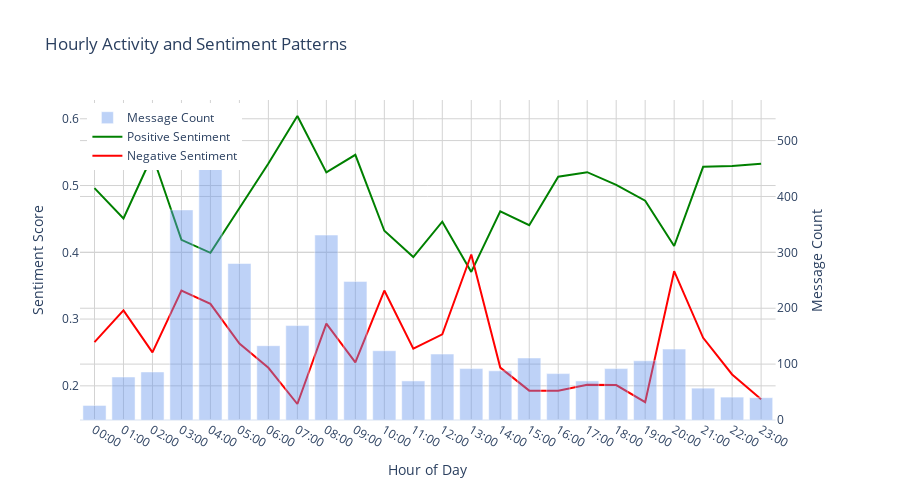

This figure's notebook cell:
### Code cell
# Create and display the plots
sentiment_fig = analyzer.plot_detailed_sentiment_trends()
hourly_fig = analyzer.plot_detailed_hourly_patterns()

hourly_fig.show()

### Figure 1 — Plotly figure (JSON) as saved in the notebook; plotly's stock layout.template omitted (floating-point values rounded to 4 significant figures)
{"data": [{"marker": {"color": "rgba(100, 149, 237, 0.6)"}, "name": "Message Count", "opacity": 0.7, "type": "bar", "x": [0, 1, 2, 3, 4, 5, 6, 7, 8, 9, 10, 11, 12, 13, 14, 15, 16, 17, 18, 19, 20, 21, 22, 23], "xaxis": "x", "y": [26, 77, 86, 376, 544, 280, 133, 169, 331, 248, 124, 70, 118, 92, 88, 111, 83, 70, 92, 106, 127, 57, 41, 40], "yaxis": "y2"}, {"line": {"color": "green", "width": 2}, "name": "Positive Sentiment", "type": "scatter", "x": [0, 1, 2, 3, 4, 5, 6, 7, 8, 9, 10, 11, 12, 13, 14, 15, 16, 17, 18, 19, 20, 21, 22, 23], "y": [0.4962, 0.4506, 0.5453, 0.4187, 0.3993, 0.4668, 0.5331, 0.6041, 0.5196, 0.546, 0.4323, 0.3929, 0.4458, 0.3707, 0.4614, 0.4405, 0.5133, 0.52, 0.5011, 0.4774, 0.4094, 0.5281, 0.5293, 0.5325]}, {"line": {"color": "red", "width": 2}, "name": "Negative Sentiment", "type": "scatter", "x": [0, 1, 2, 3, 4, 5, 6, 7, 8, 9, 10, 11, 12, 13, 14, 15, 16, 17, 18, 19, 20, 21, 22, 23], "y": [0.2654, 0.313, 0.25, 0.3427, 0.3228, 0.2632, 0.2271, 0.1728, 0.2931, 0.2351, 0.3427, 0.2557, 0.2771, 0.3967, 0.2273, 0.1928, 0.1928, 0.2014, 0.2011, 0.1755, 0.3717, 0.2719, 0.2171, 0.18]}], "layout": {"height": 500, "hovermode": "x unified", "legend": {"x": 0.01, "xanchor": "left", "y": 0.99, "yanchor": "top"}, "showlegend": true, "title": {"text": "Hourly Activity and Sentiment Patterns"}, "xaxis": {"anchor": "y", "domain": [0, 0.94], "gridcolor": "lightgray", "tickmode": "array", "ticktext": ["00:00", "01:00", "02:00", "03:00", "04:00", "05:00", "06:00", "07:00", "08:00", "09:00", "10:00", "11:00", "12:00", "13:00", "14:00", "15:00", "16:00", "17:00", "18:00", "19:00", "20:00", "21:00", "22:00", "23:00"], "tickvals": [0, 1, 2, 3, 4, 5, 6, 7, 8, 9, 10, 11, 12, 13, 14, 15, 16, 17, 18, 19, 20, 21, 22, 23], "title": {"text": "Hour of Day"}}, "yaxis": {"anchor": "x", "domain": [0, 1], "gridcolor": "lightgray", "title": {"text": "Sentiment Score"}}, "yaxis2": {"anchor": "x", "gridcolor": "lightgray", "overlaying": "y", "side": "right", "title": {"text": "Message Count"}}}}
